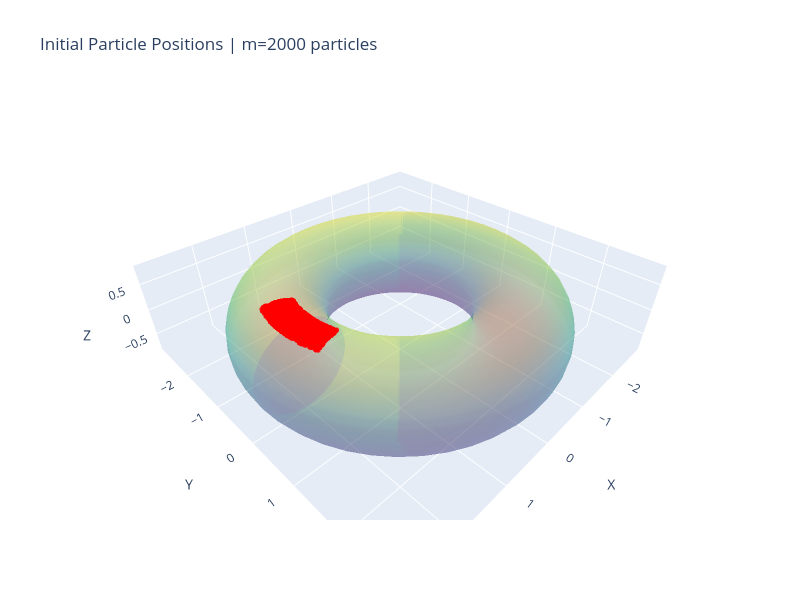
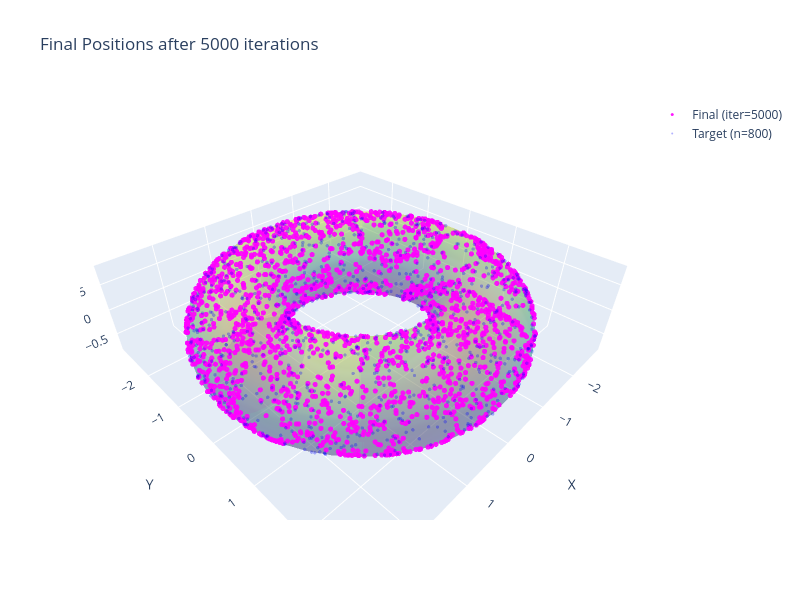

These figures' notebook cell, in order:
### Markdown cell above
## 17. Visualize Results (3D)

- **Blue dots**: Target distribution (uniform on torus)
- **Red solid circles**: Initial particle positions (localized)
- **Magenta hollow circles**: Final particle positions (should spread out)

### Code cell
# Create torus surface mesh for reference
theta_surf = np.linspace(0, 2 * np.pi, 50)
phi_surf = np.linspace(0, 2 * np.pi, 30)
THETA_S, PHI_S = np.meshgrid(theta_surf, phi_surf)
X_surf = (R + r * np.cos(PHI_S)) * np.cos(THETA_S)
Y_surf = (R + r * np.cos(PHI_S)) * np.sin(THETA_S)
Z_surf = r * np.sin(PHI_S)

# ============ Figure 1: Target distribution only ============
fig1 = plt.figure(figsize=(8, 6))
ax1 = fig1.add_subplot(111, projection='3d')
ax1.plot_surface(X_surf, Y_surf, Z_surf, alpha=0.2, cmap='viridis', edgecolor='none')
ax1.scatter(X_tar[:, 0], X_tar[:, 1], X_tar[:, 2], s=3, c='blue', alpha=0.7, label='Target')
ax1.set_title('Target Distribution on Torus 𝕋²', fontsize=18)
ax1.legend(fontsize=14)
ax1.set_xlabel('X')
ax1.set_ylabel('Y')
ax1.set_zlabel('Z')
ax1.set_box_aspect([1, 1, 0.4])
plt.tight_layout()
plt.savefig('figures/torus/kswgd_1_target.pdf', dpi=300, bbox_inches='tight')
plt.savefig('figures/torus/kswgd_1_target.png', dpi=300, bbox_inches='tight')
print("[SAVED] figures/torus/kswgd_1_target.pdf & .png")
plt.show()
print(f'Kernel: {kernel_name}, n={n}')

# ============ Figure 2: Initial positions only ============
fig2 = plt.figure(figsize=(8, 6))
ax2 = fig2.add_subplot(111, projection='3d')
ax2.plot_surface(X_surf, Y_surf, Z_surf, alpha=0.2, cmap='viridis', edgecolor='none')
ax2.scatter(x_t[:, 0, 0], x_t[:, 1, 0], x_t[:, 2, 0], s=10, c='red', alpha=0.9, label='Initial')
ax2.set_title('Initial Positions', fontsize=18)
ax2.legend(fontsize=14)
ax2.set_xlabel('X')
ax2.set_ylabel('Y')
ax2.set_zlabel('Z')
ax2.set_box_aspect([1, 1, 0.4])
plt.tight_layout()
plt.savefig('figures/torus/kswgd_2_initial.pdf', dpi=300, bbox_inches='tight')
plt.savefig('figures/torus/kswgd_2_initial.png', dpi=300, bbox_inches='tight')
print("[SAVED] figures/torus/kswgd_2_initial.pdf & .png")
plt.show()
print(f'm={m} particles')

# ============ Figure 3: Final positions only ============
fig3 = plt.figure(figsize=(8, 6))
ax3 = fig3.add_subplot(111, projection='3d')
ax3.plot_surface(X_surf, Y_surf, Z_surf, alpha=0.2, cmap='viridis', edgecolor='none')
ax3.scatter(x_t[:, 0, -1], x_t[:, 1, -1], x_t[:, 2, -1], s=10, c='magenta', alpha=0.9, label='Final')
ax3.set_title('Final Positions', fontsize=18)
ax3.legend(fontsize=14)
ax3.set_xlabel('X')
ax3.set_ylabel('Y')
ax3.set_zlabel('Z')
ax3.set_box_aspect([1, 1, 0.4])
plt.tight_layout()
plt.savefig('figures/torus/kswgd_3_final.pdf', dpi=300, bbox_inches='tight')
plt.savefig('figures/torus/kswgd_3_final.png', dpi=300, bbox_inches='tight')
print("[SAVED] figures/torus/kswgd_3_final.pdf & .png")
plt.show()
print(f'after {num_iter} iterations')

# ============ Interactive Plotly 3D Plots (can rotate!) ============
import plotly.graph_objects as go

# Create torus surface mesh for Plotly
theta_surf_p = np.linspace(0, 2 * np.pi, 50)
phi_surf_p = np.linspace(0, 2 * np.pi, 30)
THETA_P, PHI_P = np.meshgrid(theta_surf_p, phi_surf_p)
X_surf_p = (R + r * np.cos(PHI_P)) * np.cos(THETA_P)
Y_surf_p = (R + r * np.cos(PHI_P)) * np.sin(THETA_P)
Z_surf_p = r * np.sin(PHI_P)

# ============ Interactive Figure 1: Initial positions ============
fig_init = go.Figure()
fig_init.add_trace(go.Surface(
    x=X_surf_p, y=Y_surf_p, z=Z_surf_p,
    opacity=0.3, colorscale='Viridis', showscale=False, name='Torus'
))
fig_init.add_trace(go.Scatter3d(
    x=x_t[:, 0, 0], y=x_t[:, 1, 0], z=x_t[:, 2, 0],
    mode='markers', marker=dict(size=3, color='red', opacity=0.9),
    name=f'Initial (m={m})'
))
fig_init.update_layout(
    title=f'Initial Particle Positions | m={m} particles',
    scene=dict(xaxis_title='X', yaxis_title='Y', zaxis_title='Z', aspectmode='data'),
    width=800, height=600
)
fig_init.write_html('figures/torus/kswgd_initial_interactive.html', include_mathjax='cdn')
print("[SAVED] figures/torus/kswgd_initial_interactive.html")
try:
    fig_init.show()
except Exception as e:
    print(f"[INFO] Cannot display interactive initial plot inline: {e}")
    print("[INFO] Open figures/torus/kswgd_initial_interactive.html in a browser instead.")

# ============ Interactive Figure 3: Final positions ============
fig_final = go.Figure()
fig_final.add_trace(go.Surface(
    x=X_surf_p, y=Y_surf_p, z=Z_surf_p,
    opacity=0.3, colorscale='Viridis', showscale=False, name='Torus'
))
fig_final.add_trace(go.Scatter3d(
    x=x_t[:, 0, -1], y=x_t[:, 1, -1], z=x_t[:, 2, -1],
    mode='markers', marker=dict(size=3, color='magenta', opacity=0.9),
    name=f'Final (iter={num_iter})'
))
# Also add target for comparison (semi-transparent)
fig_final.add_trace(go.Scatter3d(
    x=X_tar[:, 0], y=X_tar[:, 1], z=X_tar[:, 2],
    mode='markers', marker=dict(size=2, color='blue', opacity=0.3),
    name=f'Target (n={n})'
))
fig_final.update_layout(
    title=f'Final Positions after {num_iter} iterations',
    scene=dict(xaxis_title='X', yaxis_title='Y', zaxis_title='Z', aspectmode='data'),
    width=800, height=600
)
fig_final.write_html('figures/torus/kswgd_final_interactive.html', include_mathjax='cdn')
print("[SAVED] figures/torus/kswgd_final_interactive.html")
try:
    fig_final.show()
except Exception as e:
    print(f"[INFO] Cannot display interactive final plot inline: {e}")
    print("[INFO] Open figures/torus/kswgd_final_interactive.html in a browser instead.")
print(f'Kernel: {kernel_name}')

# ============ Save static figures as PDF (vector format for LaTeX) ============
# Matplotlib static figures for paper
fig_pdf, axes_pdf = plt.subplots(1, 3, figsize=(25, 10), subplot_kw={'projection': '3d'})

# Target
axes_pdf[0].plot_surface(X_surf, Y_surf, Z_surf, alpha=0.2, cmap='viridis', edgecolor='none')
axes_pdf[0].scatter(X_tar[:, 0], X_tar[:, 1], X_tar[:, 2], s=2, c='blue', alpha=0.7)
axes_pdf[0].set_title('Target', fontsize=40, y=1.0)
axes_pdf[0].set_box_aspect([1, 1, 0.4])

# Initial
axes_pdf[1].plot_surface(X_surf, Y_surf, Z_surf, alpha=0.2, cmap='viridis', edgecolor='none')
axes_pdf[1].scatter(x_t[:, 0, 0], x_t[:, 1, 0], x_t[:, 2, 0], s=3, c='red', alpha=0.9)
axes_pdf[1].set_title('Initial', fontsize=40, y=1.0)
axes_pdf[1].set_box_aspect([1, 1, 0.4])

# Final
axes_pdf[2].plot_surface(X_surf, Y_surf, Z_surf, alpha=0.2, cmap='viridis', edgecolor='none')
axes_pdf[2].scatter(x_t[:, 0, -1], x_t[:, 1, -1], x_t[:, 2, -1], s=3, c='magenta', alpha=0.9)
axes_pdf[2].set_title('Final', fontsize=40, y=1.0)
axes_pdf[2].set_box_aspect([1, 1, 0.4])

# plt.suptitle('KSWGD on Torus', fontsize=22, y=0.98)
plt.tight_layout(rect=[0, 0, 1, 0.95])
plt.savefig('figures/torus/kswgd_torus_results.pdf', dpi=300, bbox_inches='tight')
plt.savefig('figures/torus/kswgd_torus_results.png', dpi=300, bbox_inches='tight')
print("[SAVED] figures/torus/kswgd_torus_results.pdf (vector format for LaTeX)")
print("[SAVED] figures/torus/kswgd_torus_results.png (raster format)")
plt.show()
print(f'{kernel_name} Kernel | Riemannian: local_pca (k={LOCAL_PCA_K_NEIGHBORS})' if USE_RIEMANNIAN_GRADIENT else f'{kernel_name} Kernel | Euclidean gradient')

### Figure 1 — Plotly figure (JSON) as saved in the notebook; plotly's stock layout.template omitted (floating-point values rounded to 4 significant figures; data arrays with more than 128 entries replaced by an {"elided": "..."} marker saying what was removed)
{"data": [{"colorscale": [[0, "#440154"], [0.1111, "#482878"], [0.2222, "#3e4989"], [0.3333, "#31688e"], [0.4444, "#26828e"], [0.5556, "#1f9e89"], [0.6667, "#35b779"], [0.7778, "#6ece58"], [0.8889, "#b5de2b"], [1, "#fde725"]], "name": "Torus", "opacity": 0.3, "showscale": false, "type": "surface", "x": {"elided": "30x50 float values"}, "y": {"elided": "30x50 float values"}, "z": {"elided": "30x50 float values"}}, {"marker": {"color": "red", "opacity": 0.9, "size": 3}, "mode": "markers", "name": "Initial (m=2000)", "type": "scatter3d", "x": {"elided": "2000 float values"}, "y": {"elided": "2000 float values"}, "z": {"elided": "2000 float values"}}], "layout": {"height": 600, "scene": {"aspectmode": "data", "xaxis": {"title": {"text": "X"}}, "yaxis": {"title": {"text": "Y"}}, "zaxis": {"title": {"text": "Z"}}}, "title": {"text": "Initial Particle Positions | m=2000 particles"}, "width": 800}}

### Figure 2 — Plotly figure (JSON) as saved in the notebook; plotly's stock layout.template omitted (floating-point values rounded to 4 significant figures; data arrays with more than 128 entries replaced by an {"elided": "..."} marker saying what was removed)
{"data": [{"colorscale": [[0, "#440154"], [0.1111, "#482878"], [0.2222, "#3e4989"], [0.3333, "#31688e"], [0.4444, "#26828e"], [0.5556, "#1f9e89"], [0.6667, "#35b779"], [0.7778, "#6ece58"], [0.8889, "#b5de2b"], [1, "#fde725"]], "name": "Torus", "opacity": 0.3, "showscale": false, "type": "surface", "x": {"elided": "30x50 float values"}, "y": {"elided": "30x50 float values"}, "z": {"elided": "30x50 float values"}}, {"marker": {"color": "magenta", "opacity": 0.9, "size": 3}, "mode": "markers", "name": "Final (iter=5000)", "type": "scatter3d", "x": {"elided": "2000 float values"}, "y": {"elided": "2000 float values"}, "z": {"elided": "2000 float values"}}, {"marker": {"color": "blue", "opacity": 0.3, "size": 2}, "mode": "markers", "name": "Target (n=800)", "type": "scatter3d", "x": {"elided": "800 float values"}, "y": {"elided": "800 float values"}, "z": {"elided": "800 float values"}}], "layout": {"height": 600, "scene": {"aspectmode": "data", "xaxis": {"title": {"text": "X"}}, "yaxis": {"title": {"text": "Y"}}, "zaxis": {"title": {"text": "Z"}}}, "title": {"text": "Final Positions after 5000 iterations"}, "width": 800}}
